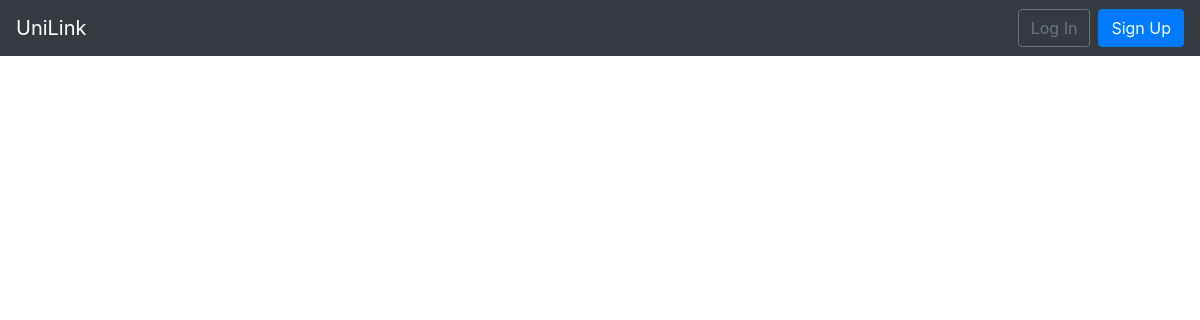
The app's page /articles/, older data.
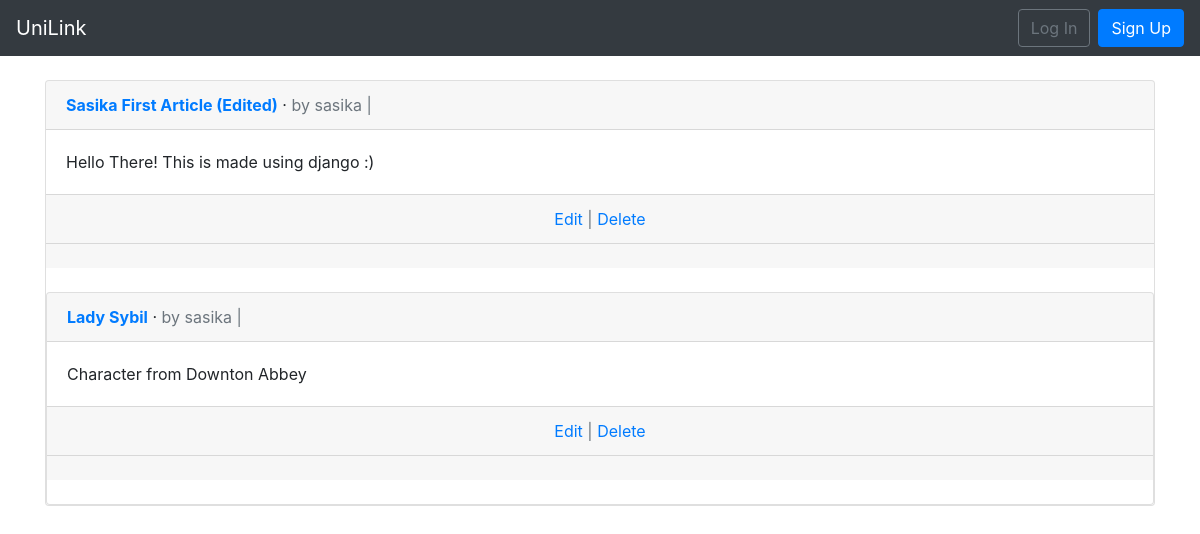
The same page, newer data.
### articles/models.py (models this page shows, shortened)
class Article(models.Model):
    title = models.CharField(max_length=255)
    body = models.TextField()
    image = models.ImageField(upload_to='images/%Y/%m/%d', blank=True)
    author = models.ForeignKey(
        get_user_model(),
        on_delete=models.CASCADE
        )
    created_date = models.DateTimeField(auto_now_add=True)
    published_date = models.DateTimeField(blank=True, null=True)

### users/models.py (models this page shows)
class CustomUser(AbstractUser):
    age = models.PositiveIntegerField(null=True, blank=True)

### articles/views.py (the view)
class ArticleListView(ListView, LoginRequiredMixin):
    model = Article
    template_name = 'article_list.html'
    login_url = 'login'

### templates/article_list.html (shortened to what this page needs)
{% extends 'base.html' %}
{% block content %}
{% for article in object_list %}
<div class="card">
    <div class="card-header">
        <span class="font-weight-bold"><a href="{% url 'article_detail' article.pk %}" >{{ article.title }}</a></span> &middot;
        <span class="text-muted">by {{ article.author }} |
            {{ article.date }}</span>
    </div>
    <div class="card-body">
        {{ article.body }}
    </div>
    <div class="card-footer text-center text-muted">
        <a href="{% url 'article_edit' article.pk %}">Edit</a> | <a href="{% url 'article_delete' article.pk %}">Delete</a>
    </div>
    <div class="card-footer">
</div>
<br />
{% endfor %}
{% endblock content %}

### templates/base.html (shortened to what this page needs)
<!DOCTYPE html>
<html lang="en">
<head>
    <link rel="stylesheet" href="https://stackpath.bootstrapcdn.com/bootstrap/4.5.0/css/bootstrap.min.css"
>
    <link rel="stylesheet" href="https://cdnjs.cloudflare.com/ajax/libs/font-awesome/4.7.0/css/font-awesome.min.css">
</head>
<body>
    <nav class="navbar navbar-expand-md navbar-dark bg-dark mb-4">
        <a class="navbar-brand" href="{% url 'home' %}">UniLink</a>
        <div class="collapse navbar-collapse" id="navbarCollapse">
            {% if user.is_authenticated %}
            <ul class="navbar-nav mr-auto">
                <li class="nav-item">
                    <a class="nav-link" href="{% url 'home' %}">Home</a>
                </li>
                <li class="nav-item">
                    <a class="nav-link" href="{% url 'article_new' %}">New</a>
                </li>
                <li class="nav-item">
                    <a class="nav-link" href="{% url 'article_list' %}">Feed</a>
                </li>
                <li class="nav-item dropdown" >
                    <a class="nav-link dropdown-toggle" href="#" role="button" data-bs-toggle="dropdown"
                        aria-expanded="false">
                        {{ user.username }}
                    </a>
                    <ul class="dropdown-menu">
                        <li><a class="dropdown-item" href="{% url 'password_change' %}">Change Password</a></li>
                        <li><a class="dropdown-item" href="{% url 'logout' %}">Log Out</a></li>
                    </ul>
                </li>
            </ul>
            {% else %}
            <form class="form-inline ml-auto">
                <a href="{% url 'login' %}" class="btn btn-outline-secondary">Log In</a>
                <a href="{% url 'signup' %}" class="btn btn-primary ml-2">Sign Up</a>
            </form>
            {% endif %}
    </nav>
    <div class="container">
        {% block content %}
        {% endblock %}
    </div>
</body>
</html>

Row changes from the older to the newer data that the page shows:
added Article: title "Sasika First Article (Edited)", author "sasika", body "Hello There! This is made using django :)"
added Article: title "Lady Sybil", author "sasika", body "Character from Downton Abbey"
